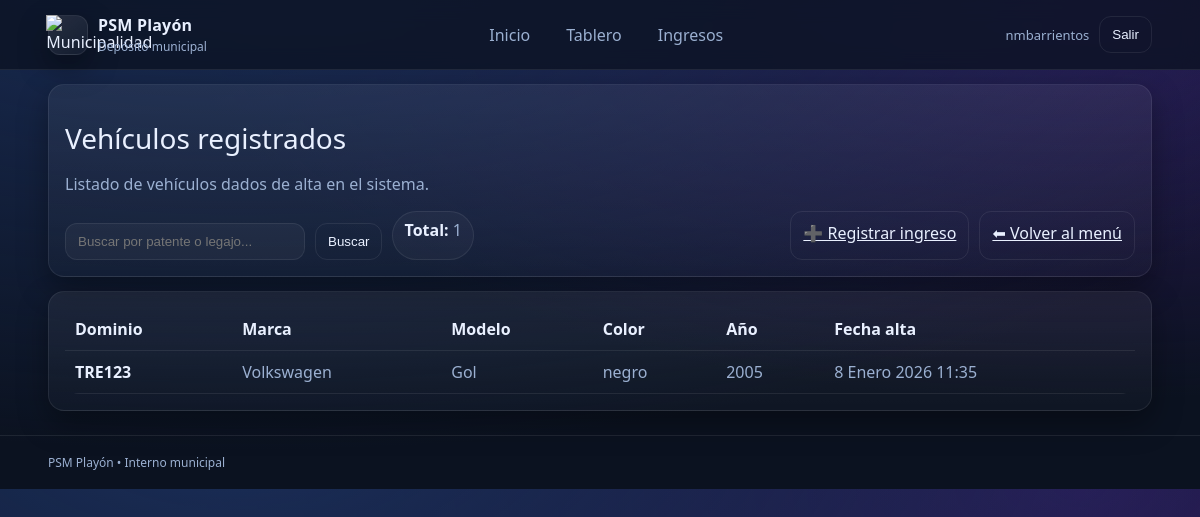
Page /vehiculos/lista/ (signed in) on the earlier database version.
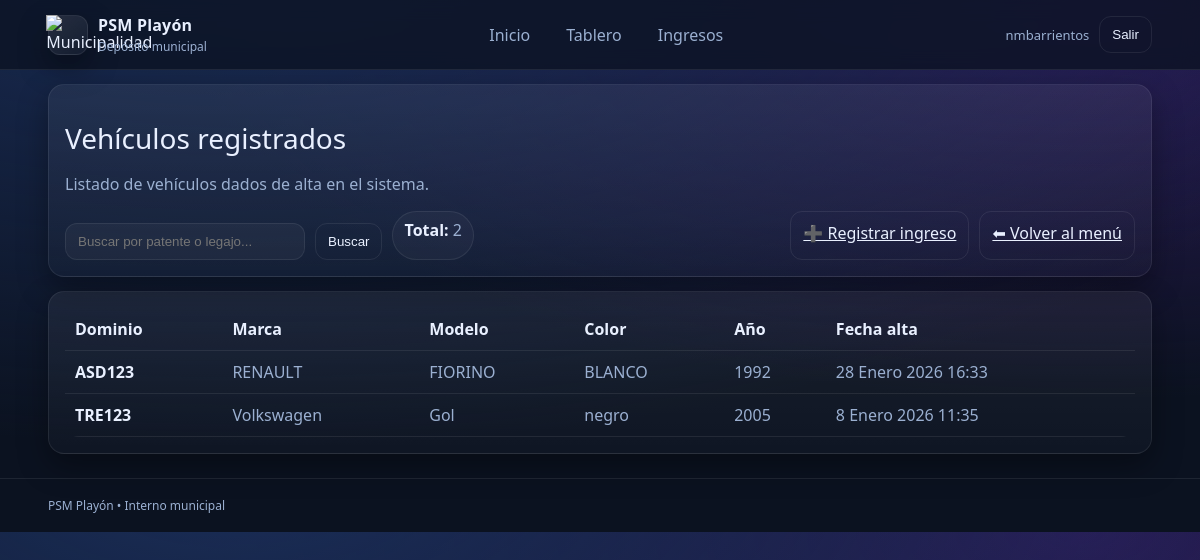
Same page on the later database version.
### vehiculos/models.py (models this page shows, shortened)
class Vehiculo(models.Model):
    dominio = models.CharField("Dominio (Patente)", max_length=10, unique=True)
    marca = models.CharField(max_length=50, blank=False)
    modelo = models.CharField(max_length=50, blank=False)
    color = models.CharField(max_length=30, blank=False)
    nro_chasis = models.CharField("N° de chasis", max_length=50, blank=False)
    nro_motor = models.CharField("N° de motor", max_length=50, blank=False)
    anio = models.PositiveIntegerField("Año", null=True, blank=False)
    fecha_alta = models.DateTimeField("Fecha de alta en sistema", auto_now_add=True)

### vehiculos/views.py (the view)
# urls.py: path("lista/", views.lista_vehiculos, name="lista_vehiculos"),
@login_required
def lista_vehiculos(request):
    grupos = set(request.user.groups.values_list("name", flat=True))
    if "ENCARGADO_PLAYON" not in grupos and "ADMIN_SISTEMA" not in grupos:
        return render(request, "cuentas/no_permiso.html")
    q = (request.GET.get("q") or "").strip()
    vehiculos = Vehiculo.objects.all().order_by("-fecha_alta")
    if q:
        vehiculos = vehiculos.filter(
            Q(dominio__icontains=q) |
            Q(marca__icontains=q) |
            Q(modelo__icontains=q)
        )
    return render(request, "vehiculos/lista.html", {"vehiculos": vehiculos, "q": q})

### templates/vehiculos/lista.html (shortened to what this page needs)
{% extends "base.html" %}
{% block content %}
  <div class="card">
    <div class="h1">Vehículos registrados</div>
    <p class="muted">
      Listado de vehículos dados de alta en el sistema.
    </p>
    <div class="pills">
      <form method="get" style="display:flex; gap:10px; flex-wrap:wrap; margin-top:12px;">
        <input
          type="text"
          name="q"
          placeholder="Buscar por patente o legajo..."
          value="{{ q|default:'' }}"
          style="flex:1; min-width:240px;"
        >
        <button class="btn btn--ghost" type="submit">Buscar</button>
      </form>
      <span class="pill"><b>Total:</b> {{ vehiculos|length }}</span>
      <span style="flex:1"></span>
      <a class="btn btn--ghost" href="{% url 'nuevo_ingreso_playon' %}">
        ➕ Registrar ingreso
      </a>
      <a class="btn btn--ghost" href="{% url 'home' %}">
        ⬅ Volver al menú
      </a>
    </div>
  </div>
  <div class="card">
    {% if vehiculos %}
      <div style="overflow:auto;">
        <table class="table">
          <thead>
            <tr>
              <th>Dominio</th>
              <th>Marca</th>
              <th>Modelo</th>
              <th>Color</th>
              <th>Año</th>
              <th>Fecha alta</th>
            </tr>
          </thead>
          <tbody>
            {% for v in vehiculos %}
              <tr>
                <td style="color: var(--text); font-weight: 800;">
                  {{ v.dominio }}
                </td>
                <td>{{ v.marca|default:"-" }}</td>
                <td>{{ v.modelo|default:"-" }}</td>
                <td>{{ v.color|default:"-" }}</td>
                <td>{{ v.anio|default:"-" }}</td>
                <td>{{ v.fecha_alta }}</td>
              </tr>
            {% endfor %}
          </tbody>
        </table>
      </div>
    {% else %}
      <p class="muted">No hay vehículos registrados.</p>
    {% endif %}
  </div>
{% endblock %}

Differences in the rows shown:
added Vehiculo: dominio "ASD123", marca "RENAULT", modelo "FIORINO", color "BLANCO", anio "1992", fecha_alta "28 Enero 2026 16:33"
Other differences:
{{ vehiculos|length }}: "1" → "2"
